Frame 1 (no input): blank canvas, image omitted
Frame 60 (the mouse pressed at the canvas centre just before this capture): blank canvas, image omitted
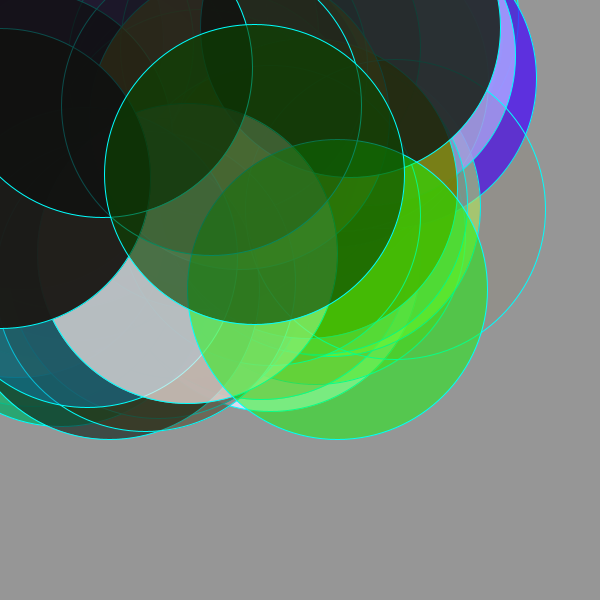
Frame 120 (the mouse held since frame 60 and released just before this capture)

The Processing sketch whose frames 1 and 60 were blank and that drew this single picture after the mouse press (run headless with seeded random() and noise(); from frame 60 on, the mouse is pressed at the canvas centre):

// Processing sketch: processing_23286
// ── processing_23286.pde

float r;
float g;
float b;
float a;

float diam;
float x;
float y;
void setup() {
  size(600, 600);
  background(150);
  colorMode(HSB, 600, 200, 200);
  fill(200);
  smooth();
}
 
void draw() {
  println(mouseX + " " + mouseY);
  stroke(mouseX, 400, mouseY);
  ellipse(random(400), random(300), mouseX, mouseY);
  r = random(500);
  g = random(255);
  b = random(255);
  a = random(255);
  diam = random(20);
  x = random(width);
  y = random(height);
  noStroke();
  fill(r,g,b,a);
  
 
   
}
 
// clear bkg
void mousePressed()
{
background(150);
}
